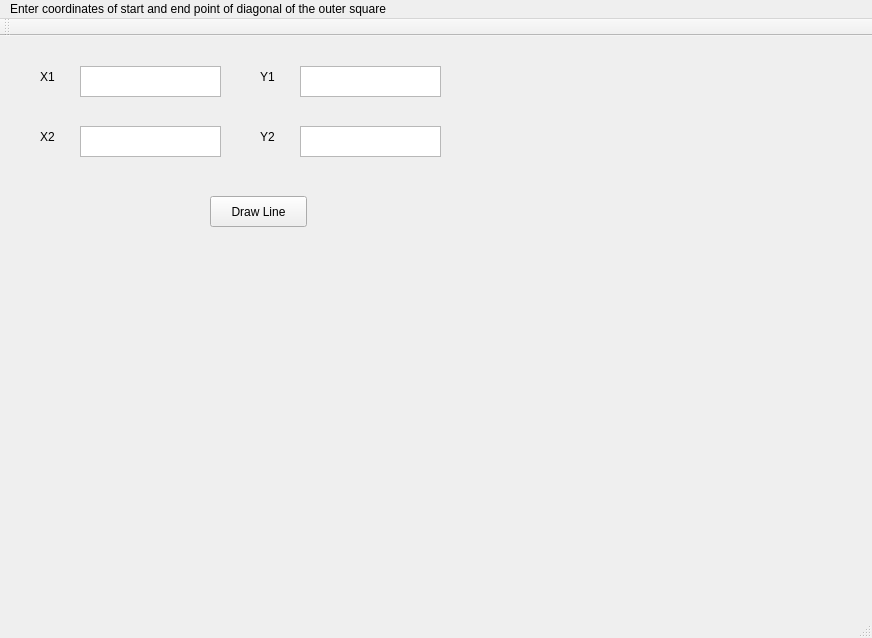
<?xml version="1.0" encoding="UTF-8"?>
<ui version="4.0">
 <class>MainWindow</class>
 <widget class="QMainWindow" name="MainWindow">
  <property name="geometry">
   <rect>
    <x>0</x>
    <y>0</y>
    <width>872</width>
    <height>638</height>
   </rect>
  </property>
  <property name="windowTitle">
   <string>MainWindow</string>
  </property>
  <widget class="QWidget" name="centralWidget">
   <widget class="QPushButton" name="pushButton">
    <property name="geometry">
     <rect>
      <x>210</x>
      <y>160</y>
      <width>97</width>
      <height>31</height>
     </rect>
    </property>
    <property name="text">
     <string>Draw Line</string>
    </property>
   </widget>
   <widget class="QTextEdit" name="T_x1">
    <property name="geometry">
     <rect>
      <x>80</x>
      <y>30</y>
      <width>141</width>
      <height>31</height>
     </rect>
    </property>
    <property name="toolTip">
     <string>Enter x1</string>
    </property>
    <property name="whatsThis">
     <string/>
    </property>
   </widget>
   <widget class="QTextEdit" name="T_y1">
    <property name="geometry">
     <rect>
      <x>300</x>
      <y>30</y>
      <width>141</width>
      <height>31</height>
     </rect>
    </property>
    <property name="toolTip">
     <string/>
    </property>
   </widget>
   <widget class="QTextEdit" name="T_x2">
    <property name="geometry">
     <rect>
      <x>80</x>
      <y>90</y>
      <width>141</width>
      <height>31</height>
     </rect>
    </property>
   </widget>
   <widget class="QTextEdit" name="T_y2">
    <property name="geometry">
     <rect>
      <x>300</x>
      <y>90</y>
      <width>141</width>
      <height>31</height>
     </rect>
    </property>
   </widget>
   <widget class="QLabel" name="L_x1">
    <property name="geometry">
     <rect>
      <x>40</x>
      <y>30</y>
      <width>21</width>
      <height>21</height>
     </rect>
    </property>
    <property name="text">
     <string>X1</string>
    </property>
   </widget>
   <widget class="QLabel" name="L_x2">
    <property name="geometry">
     <rect>
      <x>40</x>
      <y>90</y>
      <width>21</width>
      <height>21</height>
     </rect>
    </property>
    <property name="text">
     <string>X2</string>
    </property>
   </widget>
   <widget class="QLabel" name="L_y1">
    <property name="geometry">
     <rect>
      <x>260</x>
      <y>30</y>
      <width>21</width>
      <height>21</height>
     </rect>
    </property>
    <property name="text">
     <string>Y1</string>
    </property>
   </widget>
   <widget class="QLabel" name="L_y2">
    <property name="geometry">
     <rect>
      <x>260</x>
      <y>90</y>
      <width>21</width>
      <height>21</height>
     </rect>
    </property>
    <property name="text">
     <string>Y2</string>
    </property>
   </widget>
   <widget class="QLabel" name="L3">
    <property name="geometry">
     <rect>
      <x>80</x>
      <y>220</y>
      <width>701</width>
      <height>341</height>
     </rect>
    </property>
    <property name="text">
     <string/>
    </property>
   </widget>
  </widget>
  <widget class="QMenuBar" name="menuBar">
   <property name="geometry">
    <rect>
     <x>0</x>
     <y>0</y>
     <width>872</width>
     <height>27</height>
    </rect>
   </property>
   <widget class="QMenu" name="menuEnter_coordinates_of_start_and_end_point_of_the_line">
    <property name="title">
     <string>Enter coordinates of start and end point of diagonal of the outer square</string>
    </property>
   </widget>
   <addaction name="menuEnter_coordinates_of_start_and_end_point_of_the_line"/>
  </widget>
  <widget class="QToolBar" name="mainToolBar">
   <attribute name="toolBarArea">
    <enum>TopToolBarArea</enum>
   </attribute>
   <attribute name="toolBarBreak">
    <bool>false</bool>
   </attribute>
  </widget>
  <widget class="QStatusBar" name="statusBar"/>
 </widget>
 <layoutdefault spacing="6" margin="11"/>
 <resources/>
 <connections/>
</ui>
